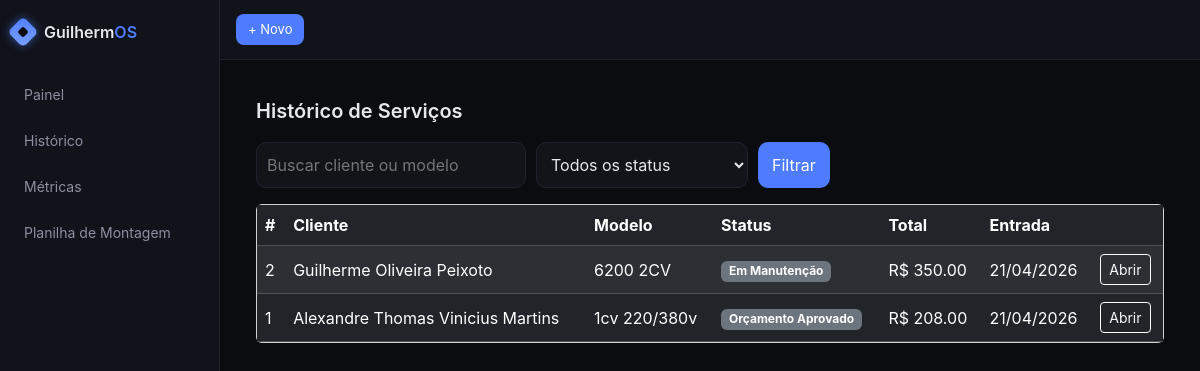
Screenshot of /historico/ (signed in) with the database file from the repository.
### core/models.py (models this page shows, shortened)
class OrdemServico(models.Model):
    STATUS_CHOICES = [
        ('PENDENTE', 'Pendente'),
        ('DIAGNOSTICO', 'Em Diagnóstico'),
        ('ORCAMENTO_ENVIADO', 'Orçamento Enviado'),
        ('ORCAMENTO_APROVADO', 'Orçamento Aprovado'),
        ('ORCAMENTO_REPROVADO', 'Orçamento Reprovado'),
        ('MANUTENCAO', 'Em Manutenção'),
        ('PECAS', 'Aguardando Peças'),
        ('FINALIZADO', 'Finalizado'),
        ('ENTREGUE', 'Entregue'),
        ('CANCELADO', 'Cancelado'),
    ]
    uuid = models.UUIDField(default=uuid.uuid4, editable=False, unique=True)
    user = models.ForeignKey(
        User,
        on_delete=models.CASCADE,
        related_name='ordens'
    )
    cliente = models.ForeignKey(
        Cliente,
        on_delete=models.CASCADE,
        related_name='ordens'
    )
    modelo_motor = models.CharField(max_length=255)
    marca = models.CharField(max_length=255)
    descricao_problema = models.TextField()
    status = models.CharField(
        max_length=20,
        choices=STATUS_CHOICES,
        default='PENDENTE',
        db_index=True
    )
    valor_mao_obra = models.DecimalField(
        max_digits=10,
        decimal_places=2,
        default=Decimal('0.00')
    )
    observacoes_internas = models.TextField(blank=True, null=True)
    tecnico_responsavel = models.ForeignKey(
        User,
        on_delete=models.SET_NULL,
        null=True,
        blank=True
    )
    created_at = models.DateTimeField(auto_now_add=True)
    updated_at = models.DateTimeField(auto_now=True)
    class Meta:
        ordering = ['-created_at']
    @property
    def total_pecas(self):
        total = self.pecas.aggregate(total=Sum('valor'))['total']
        return total or Decimal('0.00')
    @property
    def valor_total(self):
        return self.total_pecas + self.valor_mao_obra

class Cliente(models.Model):
    nome = models.CharField(max_length=255)
    telefone = models.CharField(max_length=20, db_index=True)
    email = models.EmailField(blank=True, null=True)
    created_at = models.DateTimeField(auto_now_add=True)
    user = models.ForeignKey(
        User,
        on_delete=models.CASCADE,
        related_name='clientes'
    )
    class Meta:
        ordering = ['nome']

### core/views.py (the view)
# urls.py: path('historico/', views.historico_geral, name='historico_geral'),
@login_required
def historico_geral(request):
    query = request.GET.get("q")
    status = request.GET.get("status")
    ordens = (
        OrdemServico.objects
        .filter(user=request.user)
        .select_related('cliente')
        .order_by('-created_at')
    )
    if query:
        ordens = ordens.filter(
            Q(cliente__nome__icontains=query) |
            Q(modelo_motor__icontains=query)
        )
    if status:
        ordens = ordens.filter(status=status)
    return render(request, "historico.html", {
        "ordens": ordens,
        "status_choices": OrdemServico.STATUS_CHOICES
    })

### core/templates/historico.html (shortened to what this page needs)
{% extends 'base.html' %}
{% block content %}
<div class="page">
    <div class="title">Histórico de Serviços</div>
    <form method="get" class="filters">
        <input type="text"
               name="q"
               value="{{ request.GET.q }}"
               placeholder="Buscar cliente ou modelo">
        <select name="status">
            <option value="">Todos os status</option>
        </select>
        <button>Filtrar</button>
    </form>
    <div class="desktop-table card">
        <div class="table-responsive">
            <table class="table table-dark table-striped align-middle mb-0">
                <thead>
                    <tr>
                        <th>#</th>
                        <th>Cliente</th>
                        <th>Modelo</th>
                        <th>Status</th>
                        <th>Total</th>
                        <th>Entrada</th>
                        <th></th>
                    </tr>
                </thead>
                <tbody>
                    {% for os in ordens %}
                    <tr>
                        <td>{{ os.id }}</td>
                        <td>{{ os.cliente.nome }}</td>
                        <td>{{ os.modelo_motor }}</td>
                        <td>
                            <span class="badge bg-secondary">
                                {{ os.get_status_display }}
                            </span>
                        </td>
                        <td>R$ {{ os.valor_total }}</td>
                        <td>{{ os.created_at|date:"d/m/Y" }}</td>
                        <td>
                            <a href="{% url 'os_detail' os.id %}"
                               class="btn btn-sm btn-outline-light">
                               Abrir
                            </a>
                        </td>
                    </tr>
                    {% endfor %}
                </tbody>
            </table>
        </div>
    </div>
</div>
{% endblock %}

### core/templates/base.html (style rules this page uses)
:root { --bg: #0b0c0f; --panel: #11131a; --border: #1f2330; --text: #e6e8ee; --muted: #8b90a0; --accent: #4f7cff; }
body { margin: 0; background: var(--bg); color: var(--text); font-family: -apple-system, BlinkMacSystemFont, "Segoe UI", Roboto, sans-serif; }

### core/templates/historico.html (style rules this page uses)
.page { padding: 16px; max-width: 1100px; margin: auto; }
.title { font-size: 20px; font-weight: 600; margin-bottom: 16px; }
.filters { display: flex; gap: 10px; margin-bottom: 16px; }
.filters input, .filters select { background: #12141a; border: 1px solid #1f2330; color: #e6e8ee; border-radius: 10px; padding: 10px; }
.filters button { background: #4f7cff; border: none; color: white; border-radius: 10px; padding: 10px 14px; }
.desktop-table { display: block; }

### rows the page displays
OrdemServico: id "2", cliente.nome "Guilherme Oliveira Peixoto", modelo_motor "6200 2CV", status "Em Manutenção", valor_total "350.00", created_at "21/04/2026"
OrdemServico: id "1", cliente.nome "Alexandre Thomas Vinicius Martins", modelo_motor "1cv 220/380v", status "Orçamento Aprovado", valor_total "208.00", created_at "21/04/2026"
